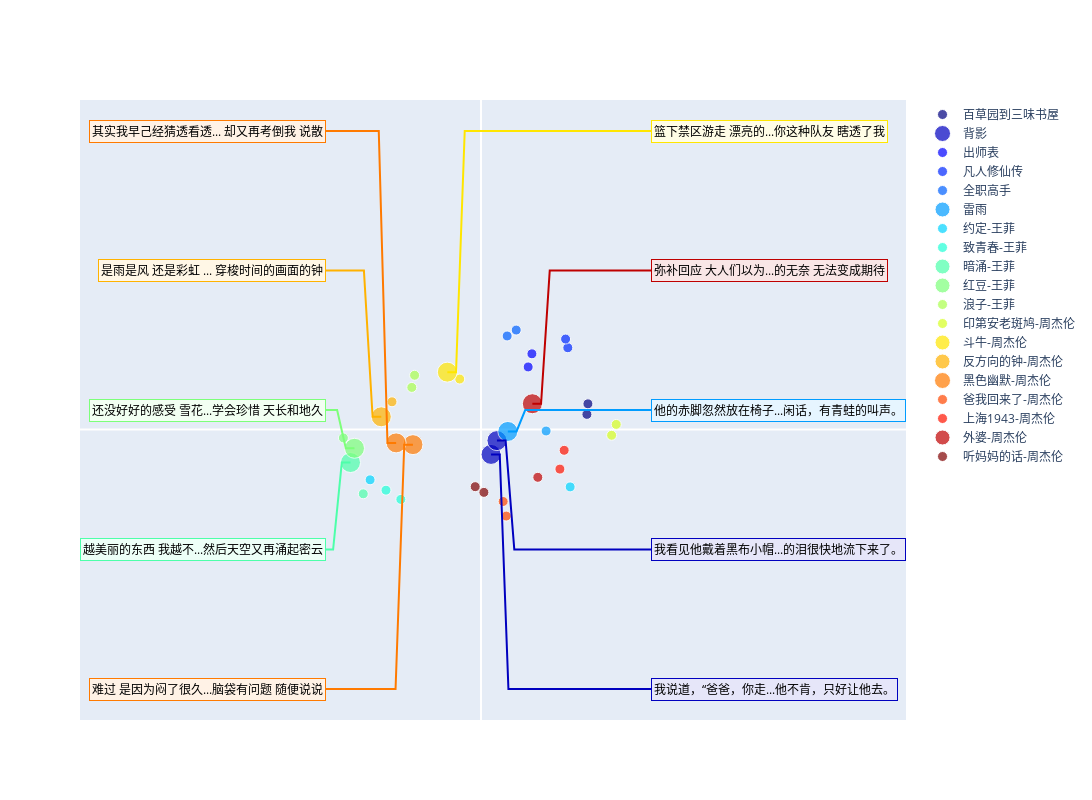

The notebook cell saved with this chart:
### Markdown cell above
### T-SNE with labels

### Code cell
import sys
sys.path.append("..")
import importlib
import lib.tsne
importlib.reload(lib.tsne)
from lib.tsne import TSNE_Plot

# if the data have no labels, you can use the following code to cluster the data
tsne_plot = TSNE_Plot(merged_list, merged_embed, label = label, n_annotation_positions=0)
tsne_plot.tsne_plot(n_sentence=10)

### Figure 1 — Plotly figure (JSON) as saved in the notebook; plotly's stock layout.template omitted (floating-point values rounded to 4 significant figures)
{"data": [{"legendgroup": "lines", "marker": {"color": "#000080", "size": [10, 10]}, "mode": "markers", "name": "百草园到三味书屋", "showlegend": true, "type": "scatter", "x": [6.092, 6.151], "y": [0.8741, 1.479]}, {"legendgroup": "lines", "marker": {"color": "#0000bf", "size": [20, 20]}, "mode": "markers", "name": "背影", "showlegend": true, "type": "scatter", "x": [0.5768, 0.9159], "y": [-1.424, -0.6315]}, {"legendgroup": "lines", "marker": {"color": "#0000ff", "size": [10, 10]}, "mode": "markers", "name": "出师表", "showlegend": true, "type": "scatter", "x": [2.713, 2.928], "y": [3.595, 4.349]}, {"legendgroup": "lines", "marker": {"color": "#0028ff", "size": [10, 10]}, "mode": "markers", "name": "凡人修仙传", "showlegend": true, "type": "scatter", "x": [4.995, 4.866], "y": [4.696, 5.194]}, {"legendgroup": "lines", "marker": {"color": "#0060ff", "size": [10, 10]}, "mode": "markers", "name": "全职高手", "showlegend": true, "type": "scatter", "x": [1.504, 2.025], "y": [5.371, 5.711]}, {"legendgroup": "lines", "marker": {"color": "#009cff", "size": [10, 20]}, "mode": "markers", "name": "雷雨", "showlegend": true, "type": "scatter", "x": [3.745, 1.542], "y": [-0.08086, -0.1067]}, {"legendgroup": "lines", "marker": {"color": "#00d4ff", "size": [10, 10]}, "mode": "markers", "name": "约定-王菲", "showlegend": true, "type": "scatter", "x": [5.129, -6.383], "y": [-3.287, -2.882]}, {"legendgroup": "lines", "marker": {"color": "#1fffd7", "size": [10, 10]}, "mode": "markers", "name": "致青春-王菲", "showlegend": true, "type": "scatter", "x": [-4.613, -5.468], "y": [-4.004, -3.475]}, {"legendgroup": "lines", "marker": {"color": "#4dffaa", "size": [10, 20]}, "mode": "markers", "name": "暗涌-王菲", "showlegend": true, "type": "scatter", "x": [-6.776, -7.511], "y": [-3.684, -1.889]}, {"legendgroup": "lines", "marker": {"color": "#7dff7a", "size": [20, 10]}, "mode": "markers", "name": "红豆-王菲", "showlegend": true, "type": "scatter", "x": [-7.28, -7.92], "y": [-1.072, -0.4766]}, {"legendgroup": "lines", "marker": {"color": "#aaff4d", "size": [10, 10]}, "mode": "markers", "name": "浪子-王菲", "showlegend": true, "type": "scatter", "x": [-3.822, -3.982], "y": [3.117, 2.42]}, {"legendgroup": "lines", "marker": {"color": "#d7ff1f", "size": [10, 10]}, "mode": "markers", "name": "印第安老斑鸠-周杰伦", "showlegend": true, "type": "scatter", "x": [7.781, 7.514], "y": [0.2968, -0.3257]}, {"legendgroup": "lines", "marker": {"color": "#ffe600", "size": [10, 20]}, "mode": "markers", "name": "斗牛-周杰伦", "showlegend": true, "type": "scatter", "x": [-1.225, -1.938], "y": [2.9, 3.297]}, {"legendgroup": "lines", "marker": {"color": "#ffb200", "size": [20, 10]}, "mode": "markers", "name": "反方向的钟-周杰伦", "showlegend": true, "type": "scatter", "x": [-5.738, -5.122], "y": [0.7352, 1.595]}, {"legendgroup": "lines", "marker": {"color": "#ff7a00", "size": [20, 20]}, "mode": "markers", "name": "黑色幽默-周杰伦", "showlegend": true, "type": "scatter", "x": [-3.917, -4.884], "y": [-0.8631, -0.7615]}, {"legendgroup": "lines", "marker": {"color": "#ff4700", "size": [10, 10]}, "mode": "markers", "name": "爸我回来了-周杰伦", "showlegend": true, "type": "scatter", "x": [1.274, 1.449], "y": [-4.125, -4.961]}, {"legendgroup": "lines", "marker": {"color": "#ff1300", "size": [10, 10]}, "mode": "markers", "name": "上海1943-周杰伦", "showlegend": true, "type": "scatter", "x": [4.785, 4.539], "y": [-1.188, -2.266]}, {"legendgroup": "lines", "marker": {"color": "#bf0000", "size": [10, 20]}, "mode": "markers", "name": "外婆-周杰伦", "showlegend": true, "type": "scatter", "x": [3.268, 2.954], "y": [-2.737, 1.485]}, {"legendgroup": "lines", "marker": {"color": "#800000", "size": [10, 10]}, "mode": "markers", "name": "听妈妈的话-周杰伦", "showlegend": true, "type": "scatter", "x": [0.1653, -0.335], "y": [-3.601, -3.275]}, {"legendgroup": "lines", "line": {"color": "#0000bf"}, "mode": "lines", "showlegend": false, "type": "scatter", "x": [9.781, 1.577, 1.077, 0.5768], "y": [-14.88, -14.88, -1.424, -1.424]}, {"legendgroup": "lines", "line": {"color": "#7dff7a"}, "mode": "lines", "showlegend": false, "type": "scatter", "x": [-8.92, -8.28, -7.78, -7.28], "y": [1.125, 1.125, -1.072, -1.072]}, {"legendgroup": "lines", "line": {"color": "#ffb200"}, "mode": "lines", "showlegend": false, "type": "scatter", "x": [-8.92, -6.738, -6.238, -5.738], "y": [9.128, 9.128, 0.7352, 0.7352]}, {"legendgroup": "lines", "line": {"color": "#ff7a00"}, "mode": "lines", "showlegend": false, "type": "scatter", "x": [-8.92, -4.917, -4.417, -3.917], "y": [-14.88, -14.88, -0.8631, -0.8631]}, {"legendgroup": "lines", "line": {"color": "#0000bf"}, "mode": "lines", "showlegend": false, "type": "scatter", "x": [9.781, 1.916, 1.416, 0.9159], "y": [-6.879, -6.879, -0.6315, -0.6315]}, {"legendgroup": "lines", "line": {"color": "#009cff"}, "mode": "lines", "showlegend": false, "type": "scatter", "x": [9.781, 2.542, 2.042, 1.542], "y": [1.125, 1.125, -0.1067, -0.1067]}, {"legendgroup": "lines", "line": {"color": "#4dffaa"}, "mode": "lines", "showlegend": false, "type": "scatter", "x": [-8.92, -8.511, -8.011, -7.511], "y": [-6.879, -6.879, -1.889, -1.889]}, {"legendgroup": "lines", "line": {"color": "#ffe600"}, "mode": "lines", "showlegend": false, "type": "scatter", "x": [9.781, -0.9376, -1.438, -1.938], "y": [17.13, 17.13, 3.297, 3.297]}, {"legendgroup": "lines", "line": {"color": "#ff7a00"}, "mode": "lines", "showlegend": false, "type": "scatter", "x": [-8.92, -5.884, -5.384, -4.884], "y": [17.13, 17.13, -0.7615, -0.7615]}, {"legendgroup": "lines", "line": {"color": "#bf0000"}, "mode": "lines", "showlegend": false, "type": "scatter", "x": [9.781, 3.954, 3.454, 2.954], "y": [9.128, 9.128, 1.485, 1.485]}], "layout": {"annotations": [{"bgcolor": "#e6e6f9", "bordercolor": "#0000bf", "borderpad": 2, "font": {"color": "black"}, "showarrow": false, "text": "我说道，“爸爸，你走...他不肯，只好让他去。", "x": 9.781, "xanchor": "left", "xref": "x", "y": -14.88, "yanchor": "middle", "yref": "y"}, {"bgcolor": "#f2fff2", "bordercolor": "#7dff7a", "borderpad": 2, "font": {"color": "black"}, "showarrow": false, "text": "还没好好的感受 雪花...学会珍惜 天长和地久", "x": -8.92, "xanchor": "right", "xref": "x", "y": 1.125, "yanchor": "middle", "yref": "y"}, {"bgcolor": "#fff7e6", "bordercolor": "#ffb200", "borderpad": 2, "font": {"color": "black"}, "showarrow": false, "text": "是雨是风 还是彩虹 ... 穿梭时间的画面的钟", "x": -8.92, "xanchor": "right", "xref": "x", "y": 9.128, "yanchor": "middle", "yref": "y"}, {"bgcolor": "#fff2e6", "bordercolor": "#ff7a00", "borderpad": 2, "font": {"color": "black"}, "showarrow": false, "text": "难过 是因为闷了很久...脑袋有问题 随便说说", "x": -8.92, "xanchor": "right", "xref": "x", "y": -14.88, "yanchor": "middle", "yref": "y"}, {"bgcolor": "#e6e6f9", "bordercolor": "#0000bf", "borderpad": 2, "font": {"color": "black"}, "showarrow": false, "text": "我看见他戴着黑布小帽...的泪很快地流下来了。", "x": 9.781, "xanchor": "left", "xref": "x", "y": -6.879, "yanchor": "middle", "yref": "y"}, {"bgcolor": "#e6f5ff", "bordercolor": "#009cff", "borderpad": 2, "font": {"color": "black"}, "showarrow": false, "text": "他的赤脚忽然放在椅子...闲话，有青蛙的叫声。", "x": 9.781, "xanchor": "left", "xref": "x", "y": 1.125, "yanchor": "middle", "yref": "y"}, {"bgcolor": "#edfff7", "bordercolor": "#4dffaa", "borderpad": 2, "font": {"color": "black"}, "showarrow": false, "text": "越美丽的东西 我越不...然后天空又再涌起密云", "x": -8.92, "xanchor": "right", "xref": "x", "y": -6.879, "yanchor": "middle", "yref": "y"}, {"bgcolor": "#fffde6", "bordercolor": "#ffe600", "borderpad": 2, "font": {"color": "black"}, "showarrow": false, "text": "篮下禁区游走 漂亮的...你这种队友 瞎透了我", "x": 9.781, "xanchor": "left", "xref": "x", "y": 17.13, "yanchor": "middle", "yref": "y"}, {"bgcolor": "#fff2e6", "bordercolor": "#ff7a00", "borderpad": 2, "font": {"color": "black"}, "showarrow": false, "text": "其实我早己经猜透看透... 却又再考倒我 说散", "x": -8.92, "xanchor": "right", "xref": "x", "y": 17.13, "yanchor": "middle", "yref": "y"}, {"bgcolor": "#f9e6e6", "bordercolor": "#bf0000", "borderpad": 2, "font": {"color": "black"}, "showarrow": false, "text": "弥补回应 大人们以为...的无奈 无法变成期待", "x": 9.781, "xanchor": "left", "xref": "x", "y": 9.128, "yanchor": "middle", "yref": "y"}], "autosize": false, "height": 800, "width": 1500, "xaxis": {"tickvals": []}, "yaxis": {"tickvals": []}}}
